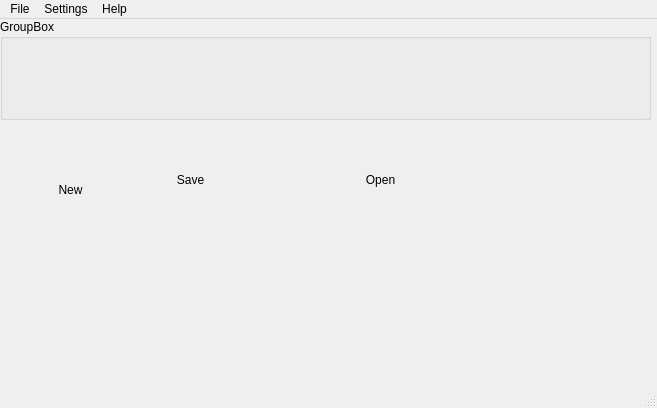
<?xml version="1.0" encoding="UTF-8"?>
<ui version="4.0">
 <class>MainWindow</class>
 <widget class="QMainWindow" name="MainWindow">
  <property name="geometry">
   <rect>
    <x>0</x>
    <y>0</y>
    <width>657</width>
    <height>408</height>
   </rect>
  </property>
  <property name="windowTitle">
   <string>MainWindow</string>
  </property>
  <widget class="QWidget" name="centralWidget">
   <widget class="QGroupBox" name="groupBox">
    <property name="geometry">
     <rect>
      <x>0</x>
      <y>0</y>
      <width>651</width>
      <height>101</height>
     </rect>
    </property>
    <property name="title">
     <string>GroupBox</string>
    </property>
   </widget>
   <widget class="QToolButton" name="toolButton_3">
    <property name="geometry">
     <rect>
      <x>170</x>
      <y>130</y>
      <width>41</width>
      <height>61</height>
     </rect>
    </property>
    <property name="text">
     <string>Save</string>
    </property>
    <property name="icon">
     <iconset>
      <normaloff>icons/save.png</normaloff>icons/save.png</iconset>
    </property>
    <property name="iconSize">
     <size>
      <width>128</width>
      <height>128</height>
     </size>
    </property>
    <property name="shortcut">
     <string/>
    </property>
    <property name="checkable">
     <bool>false</bool>
    </property>
    <property name="toolButtonStyle">
     <enum>Qt::ToolButtonTextUnderIcon</enum>
    </property>
    <property name="autoRaise">
     <bool>true</bool>
    </property>
   </widget>
   <widget class="QToolButton" name="toolButton">
    <property name="geometry">
     <rect>
      <x>50</x>
      <y>140</y>
      <width>41</width>
      <height>61</height>
     </rect>
    </property>
    <property name="text">
     <string>New</string>
    </property>
    <property name="icon">
     <iconset>
      <normaloff>../../icons/new.png</normaloff>../../icons/new.png</iconset>
    </property>
    <property name="iconSize">
     <size>
      <width>128</width>
      <height>128</height>
     </size>
    </property>
    <property name="shortcut">
     <string/>
    </property>
    <property name="checkable">
     <bool>false</bool>
    </property>
    <property name="toolButtonStyle">
     <enum>Qt::ToolButtonTextUnderIcon</enum>
    </property>
    <property name="autoRaise">
     <bool>true</bool>
    </property>
   </widget>
   <widget class="QToolButton" name="toolButton_2">
    <property name="geometry">
     <rect>
      <x>360</x>
      <y>130</y>
      <width>41</width>
      <height>61</height>
     </rect>
    </property>
    <property name="text">
     <string>Open</string>
    </property>
    <property name="icon">
     <iconset>
      <normaloff>icons/open.png</normaloff>icons/open.png</iconset>
    </property>
    <property name="iconSize">
     <size>
      <width>128</width>
      <height>128</height>
     </size>
    </property>
    <property name="shortcut">
     <string/>
    </property>
    <property name="checkable">
     <bool>false</bool>
    </property>
    <property name="toolButtonStyle">
     <enum>Qt::ToolButtonTextUnderIcon</enum>
    </property>
    <property name="autoRaise">
     <bool>true</bool>
    </property>
   </widget>
  </widget>
  <widget class="QStatusBar" name="statusBar"/>
  <widget class="QMenuBar" name="menuBar">
   <property name="geometry">
    <rect>
     <x>0</x>
     <y>0</y>
     <width>657</width>
     <height>21</height>
    </rect>
   </property>
   <widget class="QMenu" name="menuFile">
    <property name="title">
     <string>File</string>
    </property>
    <addaction name="actionNew_file"/>
    <addaction name="actionOpen_file"/>
    <addaction name="actionClose_file"/>
    <addaction name="separator"/>
    <addaction name="actionExit"/>
   </widget>
   <widget class="QMenu" name="menuHelp">
    <property name="title">
     <string>Help</string>
    </property>
   </widget>
   <widget class="QMenu" name="menuSettings">
    <property name="title">
     <string>Settings</string>
    </property>
   </widget>
   <addaction name="menuFile"/>
   <addaction name="menuSettings"/>
   <addaction name="menuHelp"/>
  </widget>
  <action name="actionNew_file">
   <property name="text">
    <string>New file</string>
   </property>
  </action>
  <action name="actionOpen_file">
   <property name="text">
    <string>Open file</string>
   </property>
  </action>
  <action name="actionClose_file">
   <property name="text">
    <string>Close file</string>
   </property>
  </action>
  <action name="actionExit">
   <property name="text">
    <string>Exit</string>
   </property>
  </action>
 </widget>
 <layoutdefault spacing="6" margin="11"/>
 <resources/>
 <connections/>
</ui>
